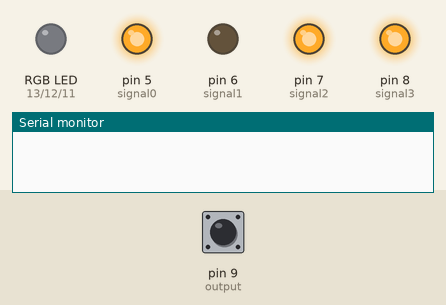
Simulated run of this sketch. Board: Arduino Uno, built with avr-gcc and run on an emulated ATmega328P. Shown: an RGB LED mixed from three pins (HIGH = lit), output pins drawn as LEDs (lit = HIGH), the last lines printed to the serial monitor. The inputs (shaded band) are chosen by the test bench; at power-on: pin 9 (output) LOW.

Above: at 1.2 s.
1.3 s: pin 9 (output) pulsed HIGH 2 times (0.12 s each, 0.3 s apart)
At 2.7 s:
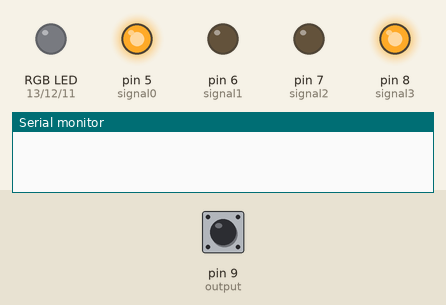
At 3.8 s:
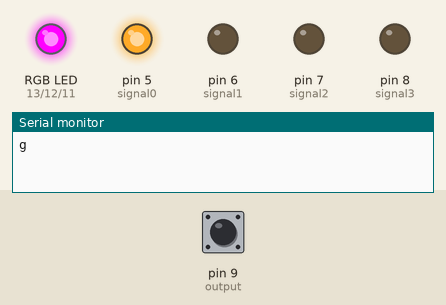
4.9 s: pin 9 (output) pulsed HIGH 5 times (0.12 s each, 0.3 s apart)
At 9.3 s:
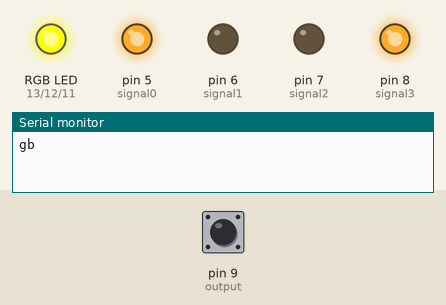
Timing chart, 0 to 18.4 s (numbered marks = the images above; inputs shaded):
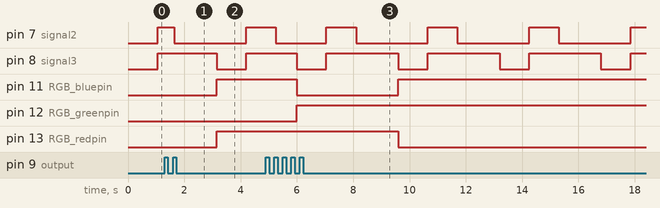

Measured:
- after the input at 1.3 s, pin 11 (RGB_bluepin): LOW → HIGH after 1.9 s instead of 2.3 s; pin 12 (RGB_greenpin): stays LOW (without the input it goes to HIGH after 2.3 s); pin 13 (RGB_redpin): LOW → HIGH after 1.9 s
- after the input at 4.9 s, pin 11 (RGB_bluepin): HIGH → LOW after 1.1 s, → HIGH 3.6 s later; pin 12 (RGB_greenpin): LOW → HIGH after 1.1 s instead of 1.9 s; pin 13 (RGB_redpin): HIGH → LOW after 4.7 s instead of 1.9 s
- by itself, pin 7 (signal2): repeats every 3.6 s: HIGH 1.1 s, LOW 2.6 s
- by itself, pin 8 (signal3): alternates HIGH for 2.6 s and LOW for 1.1 s

The sketch:

ColorSensor12.ino
```cpp
  int signal0=5;
  int signal1=6;
  int signal2=7;
  int signal3=8;
  int output=9;
  int RGB_bluepin=11;
  int RGB_greenpin=12;
  int RGB_redpin=13;
  int Red,Green,Blue;

void setup() {

   pinMode(signal0,OUTPUT);
   pinMode(signal1,OUTPUT);
   pinMode(signal2,OUTPUT);
   pinMode(signal3,OUTPUT);
   pinMode(output,INPUT);

   pinMode(RGB_redpin,OUTPUT);
   pinMode(RGB_bluepin,OUTPUT);
   pinMode(RGB_greenpin,OUTPUT);

    //Frequency value %20
   digitalWrite(signal0,HIGH);
   digitalWrite(signal1,LOW);

   Serial.begin(9600);

}

    void control()
    {
        //Red rengi belirlicez.
         //S2 ve S3 low
      digitalWrite(signal2,LOW);
      digitalWrite(signal3,LOW);
      Red = pulseIn(output,LOW);

      //Serial.print("Red color:");
      //Serial.print(Red);
      delay(50);


         //Green rengi belirlicez.
         //S2 ve S3 HIGH
      digitalWrite(signal2,HIGH);
      digitalWrite(signal3,HIGH);
      Green = pulseIn(output,LOW);

      //Serial.print("Green color:");
      //Serial.print(Green);
      delay(50);

          //Blue rengi belirlicez.
         //S2= low ve S3 HIGH
      digitalWrite(signal2,LOW);
      digitalWrite(signal3,HIGH);
      Blue = pulseIn(output,LOW);

      //Serial.print("Blue color:");
      //Serial.println(Blue);
      delay(500);


    }

     void controller_completed()
    {
        //Red rengi belirlicez.
         //S2 ve S3 low
      digitalWrite(signal2,LOW);
      digitalWrite(signal3,LOW);
      Red = pulseIn(output,LOW);
      Red=map(Red,80,220,0,100);
     // Serial.print("Red color:");
      //Serial.print(Red);
      delay(50);


         //Green rengi belirlicez.
         //S2 ve S3 HIGH
      digitalWrite(signal2,HIGH);
      digitalWrite(signal3,HIGH);
      Green = pulseIn(output,LOW);
      Green =map(Green,76,212,0,100);
      //Serial.print("Green color:");
      //Serial.print(Green);
      delay(50);

          //Blue rengi belirlicez.
         //S2= low ve S3 HIGH
      digitalWrite(signal2,LOW);
      digitalWrite(signal3,HIGH);
      Blue = pulseIn(output,LOW);
      Blue= map(Blue,55,159,0,100);
     // Serial.print("Blue color:");
      //Serial.println(Blue);
      delay(500);


    }
     void choose_color()
      {
        if(Red<Blue and Red<Green )
        {

          Serial.println("r");
           digitalWrite(RGB_bluepin,HIGH);
          digitalWrite(RGB_redpin,LOW);
          digitalWrite(RGB_greenpin,HIGH);

        }
        else if(Green<Red and Green<Blue)
        {

          Serial.print("g");
           digitalWrite(RGB_bluepin,HIGH);
          digitalWrite(RGB_redpin,HIGH);
          digitalWrite(RGB_greenpin,LOW);

        }

         else if(Blue<Red and Blue<Green)
        {

          Serial.println("b");
          digitalWrite(RGB_bluepin,LOW);
          digitalWrite(RGB_redpin,HIGH);
          digitalWrite(RGB_greenpin,HIGH);
        }

          else
        {
          Serial.println("f");

        }
      }

void loop() {


     controller_completed();
     choose_color();


}
```
